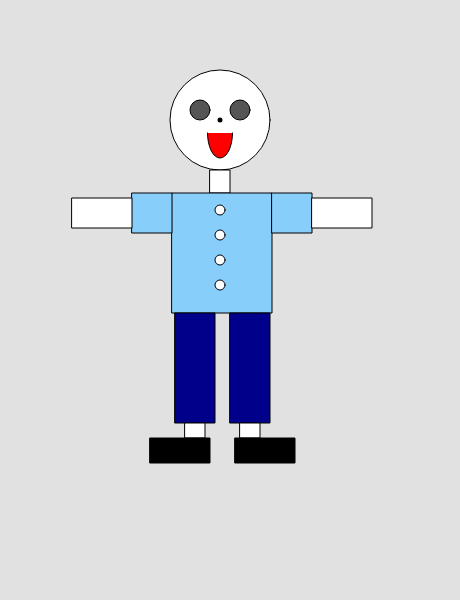
Frame 1 (no input)
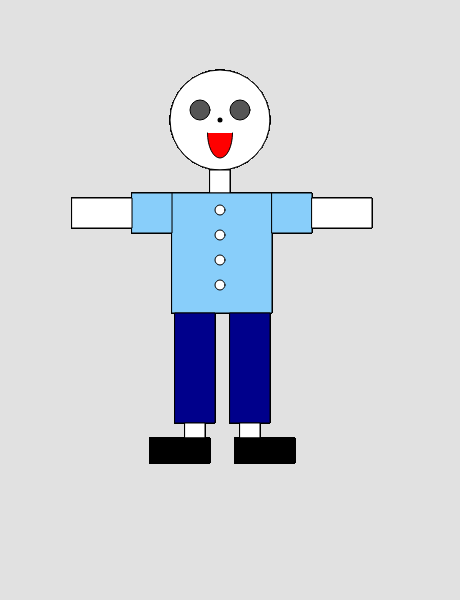
Frame 60 (no input)
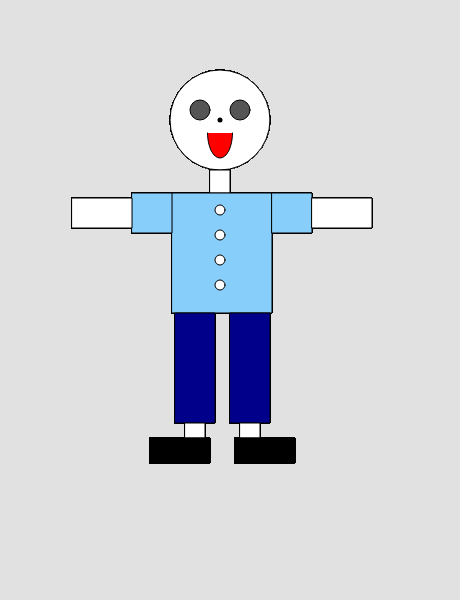
Frame 120 (the mouse pressed at the canvas centre since frame 60)

The p5.js sketch that drew these frames (run headless with seeded random() and noise() and a simulated clock; from frame 60 on, the mouse is pressed at the canvas centre):

// p5.js sketch
// ── sketch.js
function setup() {
  // put setup code here
  createCanvas(460,600);
  background(0,30); //lightgray
}

function draw() {
  // put drawing code here
  strokeWeight(1);

  fill(255); //white
  ellipse(220,120,100,100); //head

  fill(0,170); //darkgray
  ellipse(200,110,20,20); //left eye
  ellipse(240,110,20,20); //right eye

  fill(255,0,0); //red
  arc(220,133,25,50,0,PI); //mouth

  strokeWeight(5);
  point(220,120); //nose

  strokeWeight(1);

  fill(255); //white
  rect(210,170,20,23); //neck

  fill(136,206,250); //lightskyblue
  rect(172,193,100,120); //body
  rect(132,193,40,40); //leftshirt
  rect(272,193,40,40); //rightshirt

  fill(255); //white
  ellipse(220,210,10,10); //button1
  ellipse(220,235,10,10); //button2
  ellipse(220,260,10,10); //button3
  ellipse(220,285,10,10); //button3

  fill(255); //white
  rect(72,198,60,30); //left arm
  rect(312,198,60,30); //right arm

  fill(0,0,139); //darkblue
  rect(175,313,40,110); //left leg
  rect(230,313,40,110); //right leg

  fill(255); //white
  rect(185,423,20,15); //left foot
  rect(240,423,20,15); //right foot

  fill(0); //black
  rect(150,438,60,25); //left shoe
  rect(235,438,60,25); //right shoe

}
